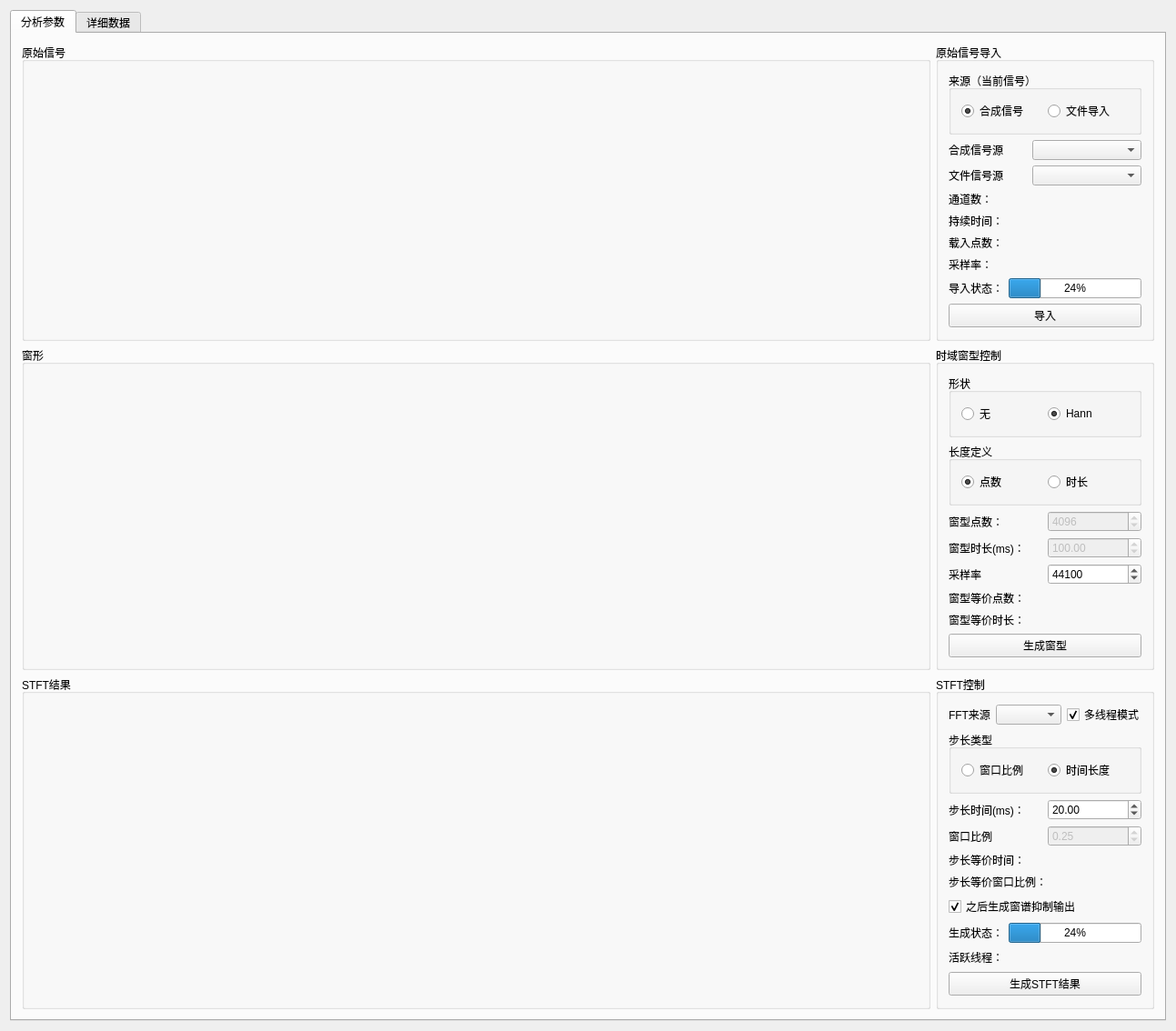
<?xml version="1.0" encoding="UTF-8"?>
<ui version="4.0">
 <class>STFTWgtClass</class>
 <widget class="QWidget" name="STFTWgtClass">
  <property name="geometry">
   <rect>
    <x>0</x>
    <y>0</y>
    <width>1293</width>
    <height>991</height>
   </rect>
  </property>
  <property name="windowTitle">
   <string>STFTWgt</string>
  </property>
  <layout class="QVBoxLayout" name="verticalLayout_2">
   <item>
    <widget class="QTabWidget" name="tabWidget">
     <property name="currentIndex">
      <number>0</number>
     </property>
     <widget class="QWidget" name="tab_STFTPara">
      <attribute name="title">
       <string>分析参数</string>
      </attribute>
      <layout class="QVBoxLayout" name="verticalLayout_5">
       <item>
        <layout class="QHBoxLayout" name="horizontalLayout_4">
         <item>
          <widget class="QGroupBox" name="groupBox">
           <property name="title">
            <string>原始信号</string>
           </property>
           <layout class="QVBoxLayout" name="VLayout_Cht_Sig"/>
          </widget>
         </item>
         <item>
          <widget class="QGroupBox" name="groupBox_2">
           <property name="minimumSize">
            <size>
             <width>240</width>
             <height>0</height>
            </size>
           </property>
           <property name="maximumSize">
            <size>
             <width>240</width>
             <height>16777215</height>
            </size>
           </property>
           <property name="title">
            <string>原始信号导入</string>
           </property>
           <layout class="QVBoxLayout" name="verticalLayout">
            <item>
             <widget class="QGroupBox" name="groupBox_SigFrom">
              <property name="title">
               <string>来源（当前信号）</string>
              </property>
              <layout class="QHBoxLayout" name="horizontalLayout">
               <item>
                <widget class="QRadioButton" name="radioBtn_SigFrom_Gen">
                 <property name="text">
                  <string>合成信号</string>
                 </property>
                 <property name="checked">
                  <bool>true</bool>
                 </property>
                </widget>
               </item>
               <item>
                <widget class="QRadioButton" name="radioBtn_SigFrom_Wav">
                 <property name="text">
                  <string>文件导入</string>
                 </property>
                </widget>
               </item>
              </layout>
             </widget>
            </item>
            <item>
             <layout class="QHBoxLayout" name="horizontalLayout_3">
              <item>
               <widget class="QLabel" name="label_GenSig">
                <property name="text">
                 <string>合成信号源</string>
                </property>
               </widget>
              </item>
              <item>
               <widget class="QComboBox" name="comboBox_GenSig">
                <property name="minimumSize">
                 <size>
                  <width>120</width>
                  <height>0</height>
                 </size>
                </property>
                <property name="maximumSize">
                 <size>
                  <width>120</width>
                  <height>16777215</height>
                 </size>
                </property>
               </widget>
              </item>
             </layout>
            </item>
            <item>
             <layout class="QHBoxLayout" name="horizontalLayout_2">
              <item>
               <widget class="QLabel" name="label_WavSig">
                <property name="text">
                 <string>文件信号源</string>
                </property>
               </widget>
              </item>
              <item>
               <widget class="QComboBox" name="comboBox_WavSig">
                <property name="minimumSize">
                 <size>
                  <width>120</width>
                  <height>0</height>
                 </size>
                </property>
                <property name="maximumSize">
                 <size>
                  <width>120</width>
                  <height>16777215</height>
                 </size>
                </property>
               </widget>
              </item>
             </layout>
            </item>
            <item>
             <widget class="QLabel" name="label_SigChnNum">
              <property name="text">
               <string>通道数：</string>
              </property>
             </widget>
            </item>
            <item>
             <widget class="QLabel" name="label_SigDuration">
              <property name="text">
               <string>持续时间：</string>
              </property>
             </widget>
            </item>
            <item>
             <widget class="QLabel" name="label_SigPotintCount">
              <property name="text">
               <string>载入点数：</string>
              </property>
             </widget>
            </item>
            <item>
             <widget class="QLabel" name="label_SigSampleRate">
              <property name="text">
               <string>采样率：</string>
              </property>
             </widget>
            </item>
            <item>
             <layout class="QHBoxLayout" name="horizontalLayout_11">
              <item>
               <widget class="QLabel" name="label_dataLoadState">
                <property name="text">
                 <string>导入状态：</string>
                </property>
               </widget>
              </item>
              <item>
               <widget class="QProgressBar" name="progressBar_dataLoadState">
                <property name="value">
                 <number>24</number>
                </property>
               </widget>
              </item>
             </layout>
            </item>
            <item>
             <widget class="QPushButton" name="btn_loadSig">
              <property name="text">
               <string>导入</string>
              </property>
             </widget>
            </item>
            <item>
             <spacer name="verticalSpacer_2">
              <property name="orientation">
               <enum>Qt::Vertical</enum>
              </property>
              <property name="sizeHint" stdset="0">
               <size>
                <width>20</width>
                <height>40</height>
               </size>
              </property>
             </spacer>
            </item>
           </layout>
          </widget>
         </item>
        </layout>
       </item>
       <item>
        <layout class="QHBoxLayout" name="horizontalLayout_5">
         <item>
          <widget class="QGroupBox" name="groupBox_4">
           <property name="minimumSize">
            <size>
             <width>0</width>
             <height>320</height>
            </size>
           </property>
           <property name="title">
            <string>窗形</string>
           </property>
           <layout class="QVBoxLayout" name="VLayout_Cht_STFTWnd">
            <item>
             <widget class="QWidget" name="widget" native="true"/>
            </item>
           </layout>
          </widget>
         </item>
         <item>
          <widget class="QGroupBox" name="groupBox_5">
           <property name="minimumSize">
            <size>
             <width>240</width>
             <height>0</height>
            </size>
           </property>
           <property name="maximumSize">
            <size>
             <width>240</width>
             <height>16777215</height>
            </size>
           </property>
           <property name="title">
            <string>时域窗型控制</string>
           </property>
           <layout class="QVBoxLayout" name="verticalLayout_3">
            <item>
             <widget class="QGroupBox" name="groupBox_8">
              <property name="title">
               <string>形状</string>
              </property>
              <layout class="QHBoxLayout" name="horizontalLayout_7">
               <item>
                <widget class="QRadioButton" name="radioBtn_Wnd_Null">
                 <property name="text">
                  <string>无</string>
                 </property>
                 <property name="checked">
                  <bool>false</bool>
                 </property>
                </widget>
               </item>
               <item>
                <widget class="QRadioButton" name="radioBtn_Wnd_Hann">
                 <property name="text">
                  <string>Hann</string>
                 </property>
                 <property name="checked">
                  <bool>true</bool>
                 </property>
                </widget>
               </item>
              </layout>
             </widget>
            </item>
            <item>
             <widget class="QGroupBox" name="groupBox_9">
              <property name="title">
               <string>长度定义</string>
              </property>
              <layout class="QHBoxLayout" name="horizontalLayout_8">
               <item>
                <widget class="QRadioButton" name="radioBtn_WndLengthType_Point">
                 <property name="text">
                  <string>点数</string>
                 </property>
                 <property name="checked">
                  <bool>true</bool>
                 </property>
                </widget>
               </item>
               <item>
                <widget class="QRadioButton" name="radioBtn_WndLengthType_Time">
                 <property name="text">
                  <string>时长</string>
                 </property>
                </widget>
               </item>
              </layout>
             </widget>
            </item>
            <item>
             <layout class="QHBoxLayout" name="horizontalLayout_9">
              <item>
               <widget class="QLabel" name="label_WndLengthPoint">
                <property name="text">
                 <string>窗型点数：</string>
                </property>
               </widget>
              </item>
              <item>
               <widget class="QSpinBox" name="SBox_WndLengthPointCount">
                <property name="enabled">
                 <bool>false</bool>
                </property>
                <property name="maximum">
                 <number>100000</number>
                </property>
                <property name="value">
                 <number>4096</number>
                </property>
               </widget>
              </item>
             </layout>
            </item>
            <item>
             <layout class="QHBoxLayout" name="horizontalLayout_10">
              <item>
               <widget class="QLabel" name="label_WndLength_Time">
                <property name="text">
                 <string>窗型时长(ms)：</string>
                </property>
               </widget>
              </item>
              <item>
               <widget class="QDoubleSpinBox" name="DSBox_WndLength_TimeMSec">
                <property name="enabled">
                 <bool>false</bool>
                </property>
                <property name="maximum">
                 <double>100000.000000000000000</double>
                </property>
                <property name="value">
                 <double>100.000000000000000</double>
                </property>
               </widget>
              </item>
             </layout>
            </item>
            <item>
             <layout class="QHBoxLayout" name="horizontalLayout_12">
              <item>
               <widget class="QLabel" name="label_WndSampleRate">
                <property name="text">
                 <string>采样率</string>
                </property>
               </widget>
              </item>
              <item>
               <widget class="QSpinBox" name="SBox_WndSampleRate">
                <property name="maximum">
                 <number>100000</number>
                </property>
                <property name="value">
                 <number>44100</number>
                </property>
               </widget>
              </item>
             </layout>
            </item>
            <item>
             <widget class="QLabel" name="label_resultWndLength_Point">
              <property name="text">
               <string>窗型等价点数：</string>
              </property>
             </widget>
            </item>
            <item>
             <widget class="QLabel" name="label_resultWndLength_Time">
              <property name="text">
               <string>窗型等价时长：</string>
              </property>
             </widget>
            </item>
            <item>
             <widget class="QPushButton" name="btn_GenWnd">
              <property name="text">
               <string>生成窗型</string>
              </property>
             </widget>
            </item>
            <item>
             <spacer name="verticalSpacer_3">
              <property name="orientation">
               <enum>Qt::Vertical</enum>
              </property>
              <property name="sizeHint" stdset="0">
               <size>
                <width>20</width>
                <height>40</height>
               </size>
              </property>
             </spacer>
            </item>
           </layout>
          </widget>
         </item>
        </layout>
       </item>
       <item>
        <layout class="QHBoxLayout" name="horizontalLayout_6">
         <item>
          <widget class="QGroupBox" name="groupBox_6">
           <property name="title">
            <string>STFT结果</string>
           </property>
           <layout class="QVBoxLayout" name="VLayout_STFTResult_Hot"/>
          </widget>
         </item>
         <item>
          <widget class="QGroupBox" name="groupBox_7">
           <property name="minimumSize">
            <size>
             <width>240</width>
             <height>0</height>
            </size>
           </property>
           <property name="maximumSize">
            <size>
             <width>240</width>
             <height>16777215</height>
            </size>
           </property>
           <property name="title">
            <string>STFT控制</string>
           </property>
           <layout class="QVBoxLayout" name="verticalLayout_4">
            <item>
             <layout class="QHBoxLayout" name="horizontalLayout_17">
              <item>
               <widget class="QLabel" name="label_FFT_source">
                <property name="text">
                 <string>FFT来源</string>
                </property>
               </widget>
              </item>
              <item>
               <widget class="QComboBox" name="combox_FFTSource"/>
              </item>
              <item>
               <widget class="QCheckBox" name="checkBox_STFT_MultiThreadMode">
                <property name="text">
                 <string>多线程模式</string>
                </property>
                <property name="checked">
                 <bool>true</bool>
                </property>
               </widget>
              </item>
             </layout>
            </item>
            <item>
             <widget class="QGroupBox" name="groupBox_STFTGapType">
              <property name="title">
               <string>步长类型</string>
              </property>
              <layout class="QHBoxLayout" name="horizontalLayout_13">
               <item>
                <widget class="QRadioButton" name="radioBtn_STFTGapType_WndRatio">
                 <property name="text">
                  <string>窗口比例</string>
                 </property>
                 <property name="checked">
                  <bool>false</bool>
                 </property>
                </widget>
               </item>
               <item>
                <widget class="QRadioButton" name="radioBtn_STFTGapType_Time">
                 <property name="text">
                  <string>时间长度</string>
                 </property>
                 <property name="checked">
                  <bool>true</bool>
                 </property>
                </widget>
               </item>
              </layout>
             </widget>
            </item>
            <item>
             <layout class="QHBoxLayout" name="horizontalLayout_14">
              <item>
               <widget class="QLabel" name="label_WndLength_Time_2">
                <property name="text">
                 <string>步长时间(ms)：</string>
                </property>
               </widget>
              </item>
              <item>
               <widget class="QDoubleSpinBox" name="DSBox_STFTGapLength_timeMSec">
                <property name="enabled">
                 <bool>true</bool>
                </property>
                <property name="maximum">
                 <double>100000.000000000000000</double>
                </property>
                <property name="value">
                 <double>20.000000000000000</double>
                </property>
               </widget>
              </item>
             </layout>
            </item>
            <item>
             <layout class="QHBoxLayout" name="horizontalLayout_15">
              <item>
               <widget class="QLabel" name="label_WndLengthPoint_2">
                <property name="text">
                 <string>窗口比例</string>
                </property>
               </widget>
              </item>
              <item>
               <widget class="QDoubleSpinBox" name="DSBox_STFTGapWndLenghtRatio">
                <property name="enabled">
                 <bool>false</bool>
                </property>
                <property name="maximum">
                 <double>1.000000000000000</double>
                </property>
                <property name="singleStep">
                 <double>0.010000000000000</double>
                </property>
                <property name="value">
                 <double>0.250000000000000</double>
                </property>
               </widget>
              </item>
             </layout>
            </item>
            <item>
             <widget class="QLabel" name="label_STFTGapInTime">
              <property name="text">
               <string>步长等价时间：</string>
              </property>
             </widget>
            </item>
            <item>
             <widget class="QLabel" name="label_STFTGapInWndRatio">
              <property name="text">
               <string>步长等价窗口比例：</string>
              </property>
             </widget>
            </item>
            <item>
             <widget class="QCheckBox" name="checkBox_genWndSpecConstrainAfterSTFTResult">
              <property name="text">
               <string>之后生成窗谱抑制输出</string>
              </property>
              <property name="checked">
               <bool>true</bool>
              </property>
             </widget>
            </item>
            <item>
             <layout class="QHBoxLayout" name="horizontalLayout_16">
              <item>
               <widget class="QLabel" name="label_dataLoadState_2">
                <property name="text">
                 <string>生成状态：</string>
                </property>
               </widget>
              </item>
              <item>
               <widget class="QProgressBar" name="progressBar_STFTGenerateState">
                <property name="value">
                 <number>24</number>
                </property>
               </widget>
              </item>
             </layout>
            </item>
            <item>
             <widget class="QLabel" name="label_processState">
              <property name="minimumSize">
               <size>
                <width>0</width>
                <height>20</height>
               </size>
              </property>
              <property name="maximumSize">
               <size>
                <width>16777215</width>
                <height>20</height>
               </size>
              </property>
              <property name="text">
               <string>活跃线程：</string>
              </property>
             </widget>
            </item>
            <item>
             <widget class="QPushButton" name="btn_genSTFTResult">
              <property name="text">
               <string>生成STFT结果</string>
              </property>
             </widget>
            </item>
            <item>
             <spacer name="verticalSpacer">
              <property name="orientation">
               <enum>Qt::Vertical</enum>
              </property>
              <property name="sizeHint" stdset="0">
               <size>
                <width>20</width>
                <height>40</height>
               </size>
              </property>
             </spacer>
            </item>
           </layout>
          </widget>
         </item>
        </layout>
       </item>
      </layout>
     </widget>
     <widget class="QWidget" name="tab_detailShow">
      <attribute name="title">
       <string>详细数据</string>
      </attribute>
      <layout class="QVBoxLayout" name="VLayout_STFT_detail"/>
     </widget>
    </widget>
   </item>
  </layout>
 </widget>
 <layoutdefault spacing="6" margin="11"/>
 <resources/>
 <connections/>
</ui>
